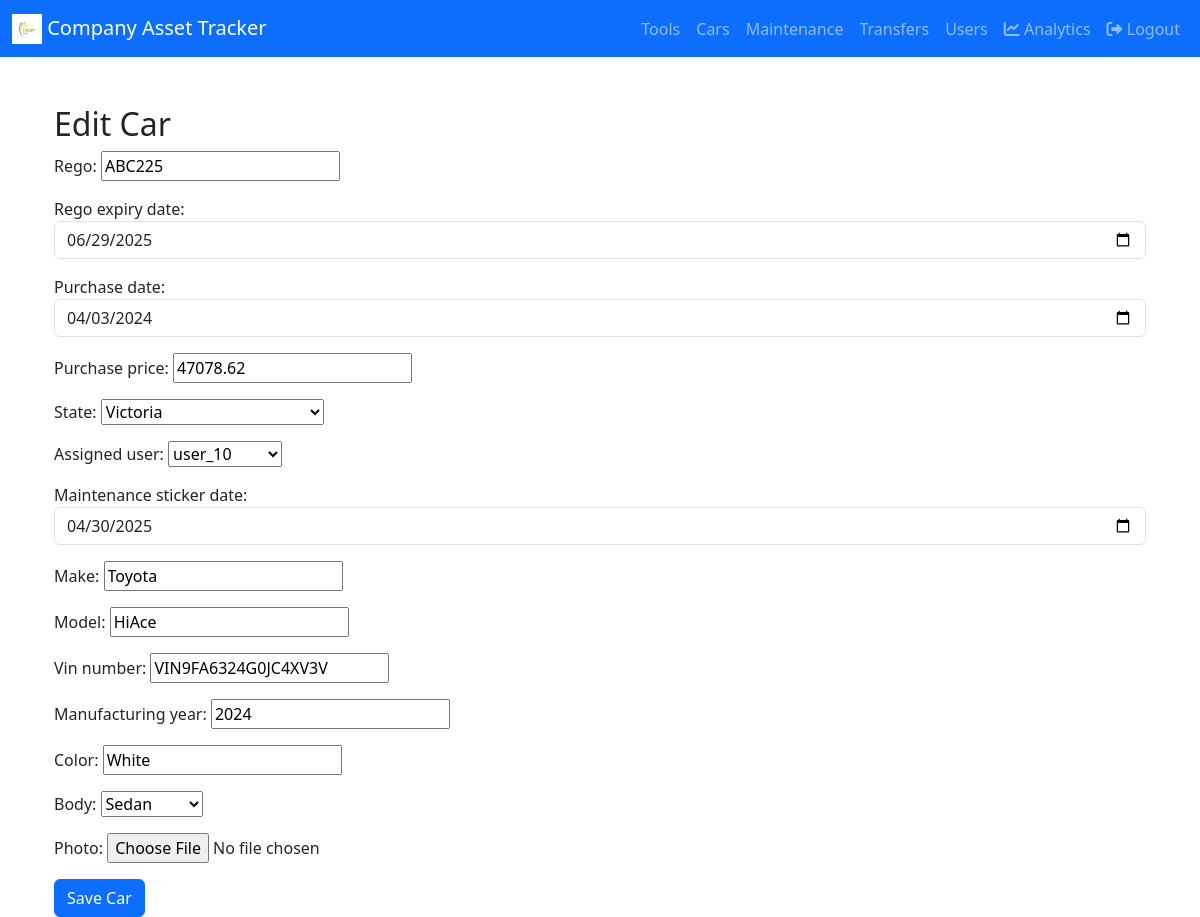
Screenshot of /cars/56/edit/ (signed in) with the database file from the repository.
### tracking/models.py (models this page shows, shortened)
class Car(models.Model):
    STATE_CHOICES = [
        ('NSW', 'New South Wales'),
        ('VIC', 'Victoria'),
        ('QLD', 'Queensland'),
        ('WA', 'Western Australia'),
        ('SA', 'South Australia'),
        ('TAS', 'Tasmania'),
        ('NT', 'Northern Territory'),
        ('ACT', 'Australian Capital Territory'),
    ]
    BODY_CHOICES = [
        ('Sedan', 'Sedan'),
        ('Hatchback', 'Hatchback'),
        ('SUV', 'SUV'),
        ('Ute', 'Ute'),
        ('Van', 'Van'),
        ('Truck', 'Truck'),
        ('EWP', 'EWP'),
        ('Trailer', 'Trailer'),
        ('Other', 'Other')
    ]
    rego = models.CharField(max_length=20, unique=True, db_index=True)  # Add db_index
    rego_expiry_date = models.DateField()
    purchase_date = models.DateField(null=True, blank=True)
    purchase_price = models.DecimalField(max_digits=10, decimal_places=2, null=True, blank=True)
    state = models.CharField(max_length=10, choices=STATE_CHOICES, default='NSW', db_index=True)  # Add db_index
    assigned_user = models.ForeignKey(User, on_delete=models.SET_NULL, null=True, related_name='cars', db_index=True)  # Add db_index
    maintenance_sticker_date = models.DateField()
    make = models.CharField(max_length=100)
    model = models.CharField(max_length=100)
    vin_number = models.CharField(max_length=100, unique=True)
    manufacturing_year = models.PositiveIntegerField(null=True, blank=True)  # New field for manufacturing year
    color = models.CharField(max_length=30, blank=True, null=True)  # New field for color
    body = models.CharField(max_length=50, choices=BODY_CHOICES, default='Sedan')  # New field for car body type
    photo = models.ImageField(upload_to='car_photos/', null=True, blank=True)
    next_service_date = models.DateField(null=True, blank=True)
    service_interval_km = models.PositiveIntegerField(default=10000)
    last_service_km = models.PositiveIntegerField(null=True, blank=True)
    monthly_odometer_check = models.BooleanField(default=True)
    total_maintenance_cost = models.DecimalField(max_digits=12, decimal_places=2, default=0.0)
    class Meta:
        ordering = ['rego']
        indexes = [
            models.Index(fields=['rego']),
            models.Index(fields=['state']),
            models.Index(fields=['assigned_user']),
        ]

### tracking/views.py (the view)
# urls.py: path('cars/<int:pk>/edit/', CarUpdateView.as_view(), name='car_edit'),
class CarUpdateView(LoginRequiredMixin, UpdateView):
    model = Car
    form_class = CarForm
    template_name = 'tracking/car_form.html'
    success_url = reverse_lazy('car_list')
    def get_queryset(self):
        user = self.request.user
        if user.profile.access_level.lower() == 'admin':
            return super().get_queryset()
        return super().get_queryset().filter(state=user.profile.state)
    def get_form(self, form_class=None):
        form = super().get_form(form_class)
        user = self.request.user
        if user.profile.access_level.lower() != 'admin':
            form.fields['state'].disabled = True
            form.fields['assigned_user'].queryset = User.objects.filter(
                profile__state=user.profile.state
            )
        return form

### tracking/forms.py
class CarForm(forms.ModelForm):
    class Meta:
        model = Car
        fields = [
            'rego', 'rego_expiry_date', 'purchase_date', 'purchase_price', 'state',
            'assigned_user', 'maintenance_sticker_date', 'make', 'model', 'vin_number','manufacturing_year', 'color', 'body', 'photo'
        ]
        widgets = {
            'rego_expiry_date': DateInput(attrs={'type': 'date', 'class': 'form-control'}),
            'purchase_date': DateInput(attrs={'type': 'date', 'class': 'form-control'}),
            'maintenance_sticker_date': DateInput(attrs={'type': 'date', 'class': 'form-control'})
        }
    def __init__(self, *args, **kwargs):
        super(CarForm, self).__init__(*args, **kwargs)
        self.helper = FormHelper()
        self.helper.add_input(Submit('submit', 'Save Car'))

### templates/tracking/car_form.html (shortened to what this page needs)
{% extends 'tracking/base.html' %}
{% block content %}
<div class="container mt-5">
    <h2>{% if car.pk %}Edit{% else %}Add{% endif %} Car</h2>
    <form method="post" enctype="multipart/form-data">
        {{ form.as_p }}
        <button type="submit" class="btn btn-primary">Save Car</button>
    </form>
</div>
{% endblock %}

### rows the page displays
Car: rego "ABC225", rego_expiry_date "06/29/2025", purchase_date "04/03/2024", purchase_price "47078.62", state "Victoria", assigned_user "user_10", maintenance_sticker_date "04/30/2025", make "Toyota", model "HiAce", vin_number "VIN9FA6324G0JC4XV3V", manufacturing_year "2024", color "White", body "Sedan"
